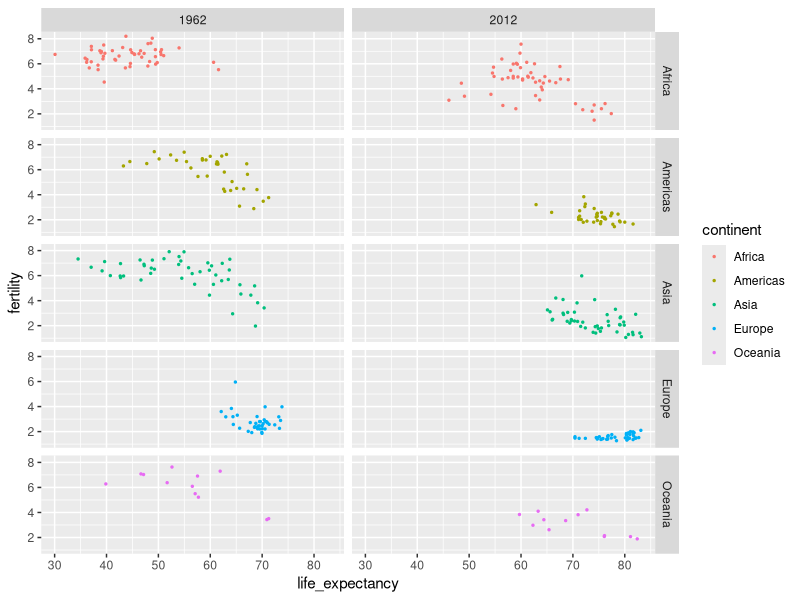
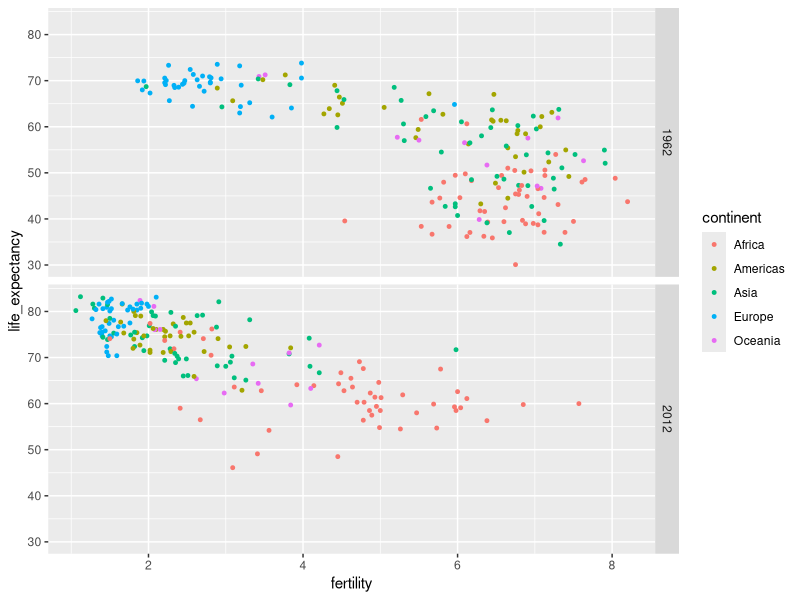
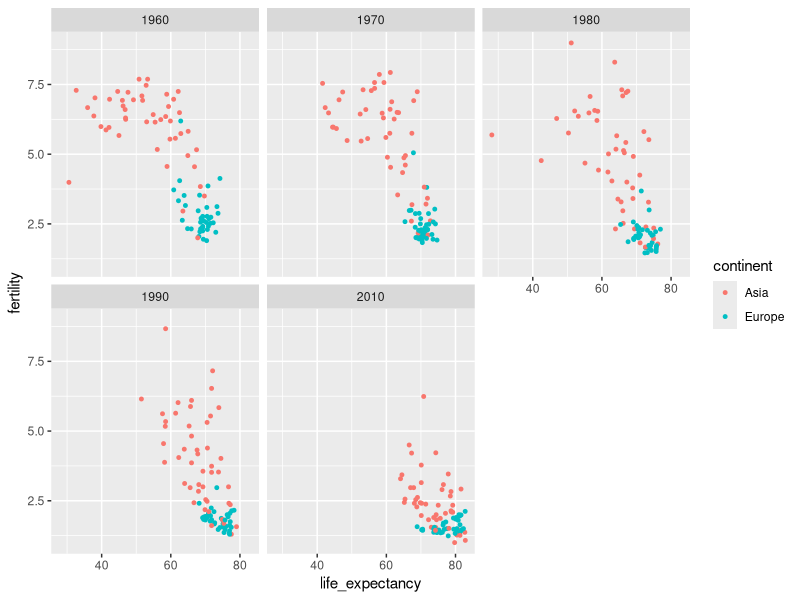
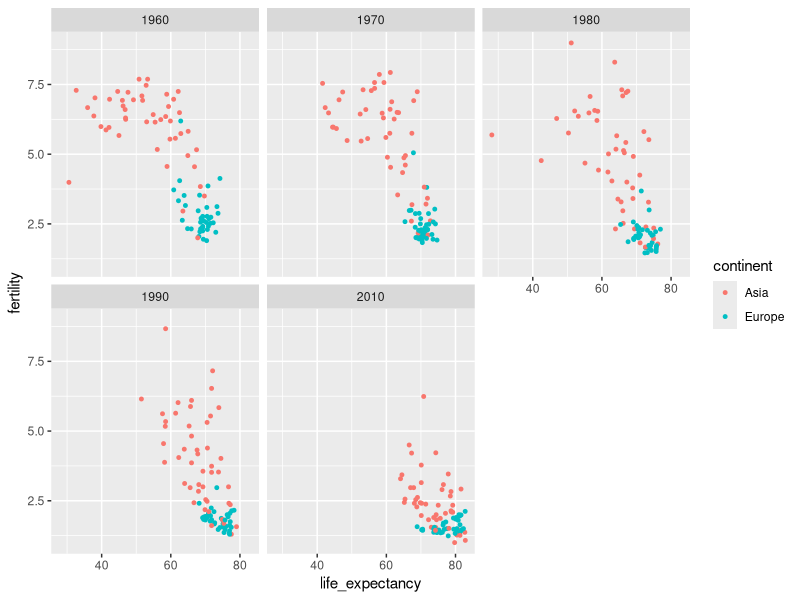
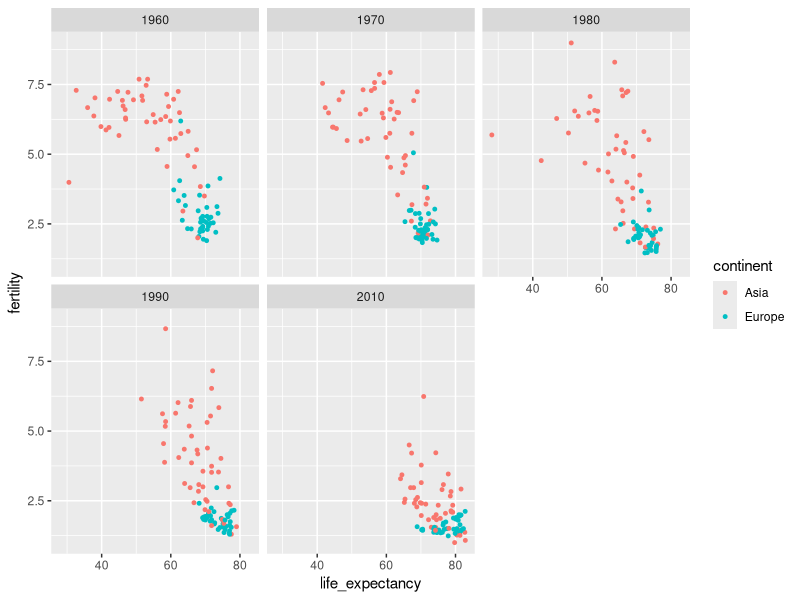
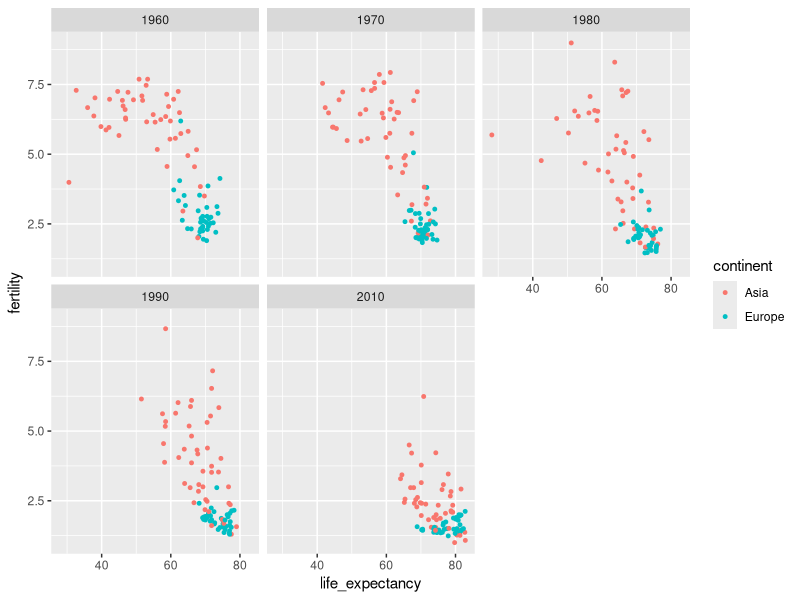

The R source for these figures, in order:
library(dplyr)
library(tidyverse)
library(dslabs)
data("gapminder")

head(gapminder)

g1 <- gapminder %>% filter(year %in% c(1962,2012)) %>% 
  ggplot(aes(life_expectancy,fertility,col=continent)) +
  geom_point(size=0.5) +
  facet_grid(continent~year)

g2 <- gapminder %>% filter(year %in% c(1962,2012)) %>% 
  ggplot(aes(fertility,life_expectancy,col=continent)) +
  geom_point(size=1) +
  facet_grid(year~.)

years <- c(1960,1970,1980,1990,2010)
continents <- c("Asia","Europe")

g3 <- gapminder %>% filter(year %in% years & continent %in% continents) %>%
  ggplot(aes(life_expectancy,fertility,col=continent)) +
  geom_point(size=1) +
  facet_wrap(~year)

g1 #showing all the regions seperatly (data of 1962 & 2012)
g2 #showing regions on same plots (data of 1962 & 2012)
g3 #showing Asia and Europe one same plots (data of 60 70 80 90 00)

ggsave("figs/scatter-1.png")
ggsave("figs/scatter-2.png")
ggsave("figs/scatter-3.png")
